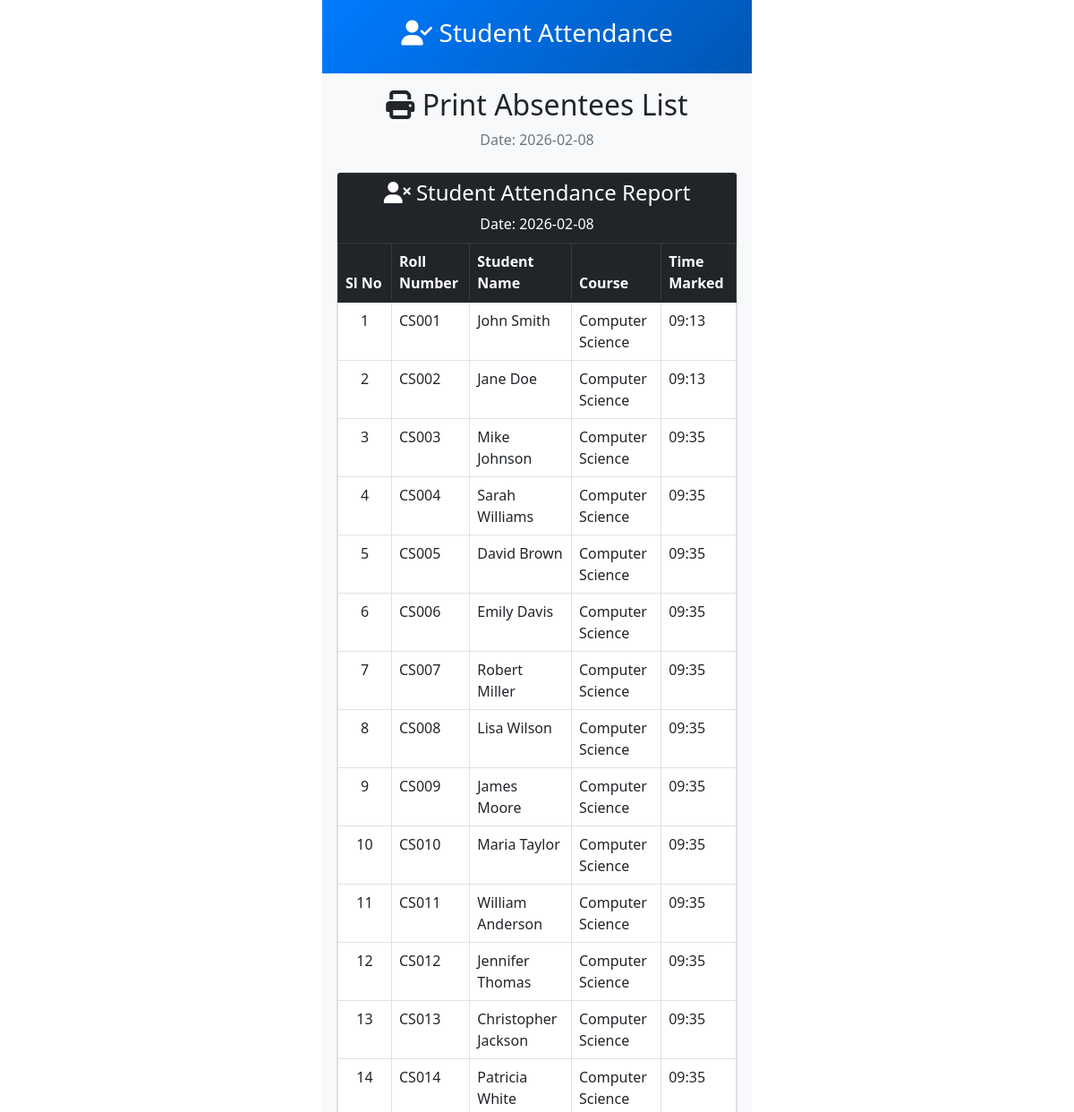
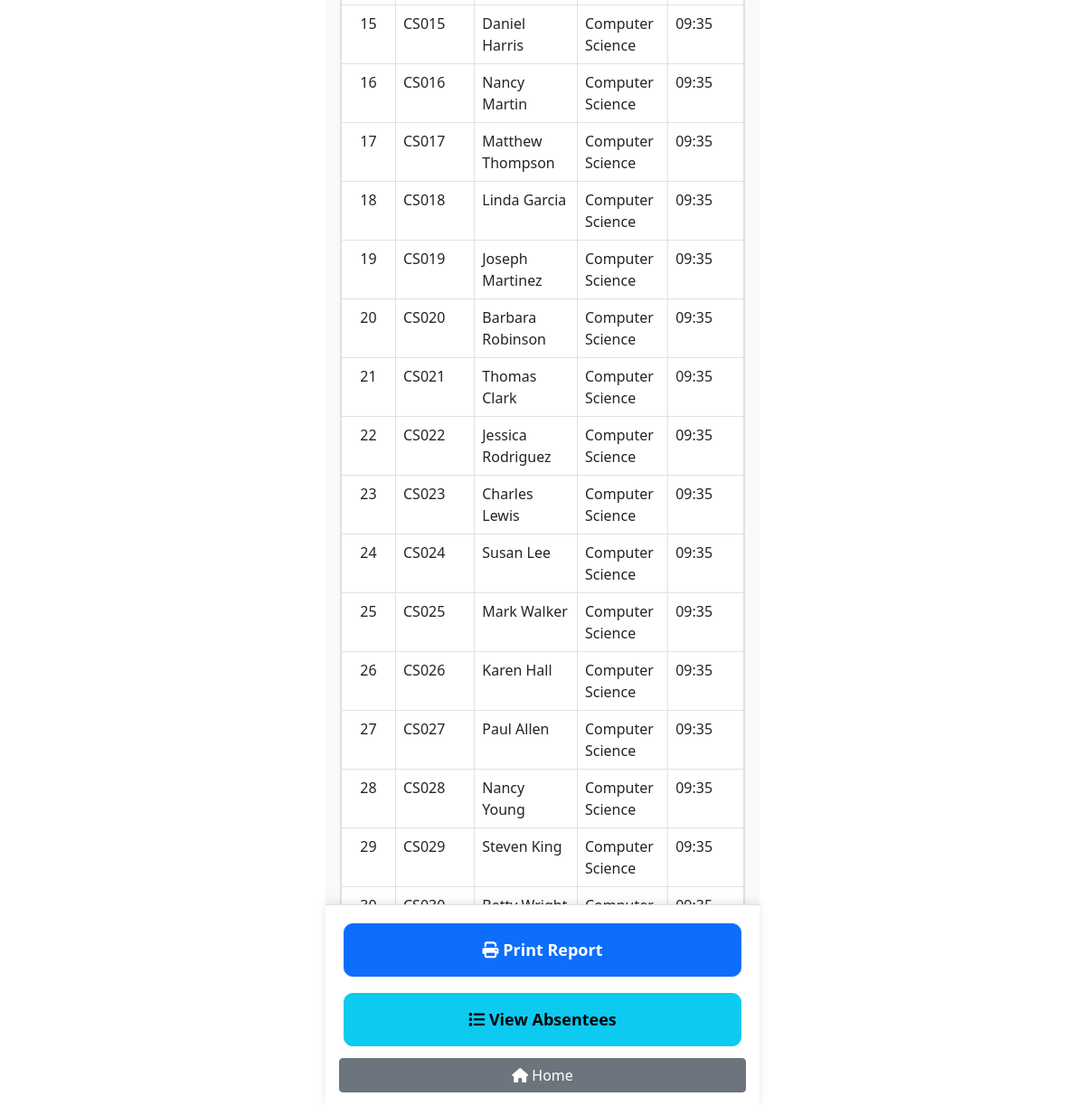
Screenshot of /print-absentees/ with the database file from the repository (2 pictures, top to bottom).
### attendance/models.py (models this page shows, shortened)
class Absence(models.Model):
    student = models.ForeignKey(Student, on_delete=models.CASCADE, related_name='absences')
    date_time = models.DateTimeField(default=timezone.now)
    class Meta:
        ordering = ['-date_time']

class Student(models.Model):
    student_name = models.CharField(max_length=100)
    roll_number = models.CharField(max_length=20, unique=True)
    course_name = models.CharField(max_length=100)
    created_at = models.DateTimeField(auto_now_add=True)
    class Meta:
        ordering = ['roll_number']

### attendance/views.py (the view)
# urls.py: path('print-absentees/', views.print_absentees, name='print_absentees'),
def print_absentees(request):
    today = timezone.now().date()
    absent_students = Absence.objects.filter(
        date_time__date=today
    ).select_related('student').order_by('student__roll_number')
    total_students = Student.objects.count()
    total_present = total_students - absent_students.count()
    attendance_percentage = round((total_present / total_students * 100) if total_students > 0 else 0, 2)
    return render(request, 'attendance/print_absentees.html', {
        'absent_students': absent_students,
        'date': today.strftime('%Y-%m-%d'),
        'total_absent': absent_students.count(),
        'total_present': total_present,
        'attendance_percentage': attendance_percentage
    })

### attendance/templates/attendance/print_absentees.html (shortened to what this page needs)
{% extends 'attendance/base.html' %}
{% block content %}
<div class="text-center mb-4 no-print">
    <h2><i class="fas fa-print"></i> Print Absentees List</h2>
    <p class="text-muted">Date: {{ date }}</p>
</div>
<div class="card">
    <div class="card-header bg-dark text-white">
        <h4 class="mb-0 text-center">
            <i class="fas fa-user-times"></i> Student Attendance Report
        </h4>
        <p class="mb-0 text-center mt-2">Date: {{ date }}</p>
    </div>
    <div class="card-body p-0">
        {% if absent_students %}
            <div class="table-responsive">
                <table class="table table-bordered mb-0">
                    <thead class="table-dark">
                        <tr>
                            <th style="width: 60px;">Sl No</th>
                            <th>Roll Number</th>
                            <th>Student Name</th>
                            <th>Course</th>
                            <th>Time Marked</th>
                        </tr>
                    </thead>
                    <tbody>
                        {% for absence in absent_students %}
                            <tr>
                                <td class="text-center">{{ forloop.counter }}</td>
                                <td>{{ absence.student.roll_number }}</td>
                                <td>{{ absence.student.student_name }}</td>
                                <td>{{ absence.student.course_name }}</td>
                                <td>{{ absence.date_time|time:"H:i" }}</td>
                            </tr>
                        {% endfor %}
                    </tbody>
                </table>
            </div>
            <div class="p-3 bg-light">
                <div class="row">
                    <div class="col-md-6">
                        <strong>Total Students Present:</strong>
                        <span class="text-success">{{ total_present }}</span>
                    </div>
                    <div class="col-md-6">
                        <strong>Total Students Absent:</strong>
                        <span class="text-danger">{{ total_absent }}</span>
                    </div>
                </div>
                <div class="row mt-2">
                    <div class="col-12">
                        <strong>Attendance Percentage:</strong>
                        <span class="text-info">{{ attendance_percentage }}%</span>
                    </div>
                </div>
            </div>
        {% else %}
            <div class="text-center py-5">
                <i class="fas fa-users text-success" style="font-size: 4rem;"></i>
                <h4 class="mt-3">All Students Present!</h4>
                <p class="text-muted">No absentees on {{ date }}</p>
            </div>
        {% endif %}
    </div>
</div>
<div class="mt-4 text-center">
    <small class="text-muted">
    </small>
</div>
{% endblock %}
{% block action_buttons %}
<div class="action-buttons no-print">
    <div class="d-grid gap-2">
        <button onclick="window.print()" class="btn btn-primary btn-action">
            <i class="fas fa-print"></i> Print Report
        </button>
        <a href="{% url 'absentees_list' %}" class="btn btn-info btn-action">
            <i class="fas fa-list"></i> View Absentees
        </a>
        <a href="{% url 'home' %}" class="btn btn-secondary">
            <i class="fas fa-home"></i> Home
        </a>
    </div>
</div>
{% endblock %}

### attendance/templates/attendance/base.html (style rules this page uses)
.action-buttons { position: fixed; bottom: 0; left: 50%; transform: translateX(-50%); width: 100%; max-width: 480px; background: white; padding: 15px; border-top: 1px solid #dee2e6; box-shadow: 0 -2px 10px rgba(0,0,0,0.1); }
.btn-action { padding: 15px; font-size: 18px; font-weight: bold; border-radius: 10px; margin: 5px; }

### rows the page displays
Absence: student.roll_number "CS001", student.student_name "John Smith", student.course_name "Computer Science", date_time "09:13"
Absence: student.roll_number "CS002", student.student_name "Jane Doe", student.course_name "Computer Science", date_time "09:13"
Absence: student.roll_number "CS003", student.student_name "Mike Johnson", student.course_name "Computer Science", date_time "09:35"
Absence: student.roll_number "CS004", student.student_name "Sarah Williams", student.course_name "Computer Science", date_time "09:35"
Absence: student.roll_number "CS005", student.student_name "David Brown", student.course_name "Computer Science", date_time "09:35"
Absence: student.roll_number "CS006", student.student_name "Emily Davis", student.course_name "Computer Science", date_time "09:35"
Absence: student.roll_number "CS007", student.student_name "Robert Miller", student.course_name "Computer Science", date_time "09:35"
Absence: student.roll_number "CS008", student.student_name "Lisa Wilson", student.course_name "Computer Science", date_time "09:35"
Absence: student.roll_number "CS009", student.student_name "James Moore", student.course_name "Computer Science", date_time "09:35"
Absence: student.roll_number "CS010", student.student_name "Maria Taylor", student.course_name "Computer Science", date_time "09:35"
Absence: student.roll_number "CS011", student.student_name "William Anderson", student.course_name "Computer Science", date_time "09:35"
Absence: student.roll_number "CS012", student.student_name "Jennifer Thomas", student.course_name "Computer Science", date_time "09:35"
Absence: student.roll_number "CS013", student.student_name "Christopher Jackson", student.course_name "Computer Science", date_time "09:35"
Absence: student.roll_number "CS014", student.student_name "Patricia White", student.course_name "Computer Science", date_time "09:35"
Absence: student.roll_number "CS015", student.student_name "Daniel Harris", student.course_name "Computer Science", date_time "09:35"
Absence: student.roll_number "CS016", student.student_name "Nancy Martin", student.course_name "Computer Science", date_time "09:35"
Absence: student.roll_number "CS017", student.student_name "Matthew Thompson", student.course_name "Computer Science", date_time "09:35"
Absence: student.roll_number "CS018", student.student_name "Linda Garcia", student.course_name "Computer Science", date_time "09:35"
Absence: student.roll_number "CS019", student.student_name "Joseph Martinez", student.course_name "Computer Science", date_time "09:35"
Absence: student.roll_number "CS020", student.student_name "Barbara Robinson", student.course_name "Computer Science", date_time "09:35"
Absence: student.roll_number "CS021", student.student_name "Thomas Clark", student.course_name "Computer Science", date_time "09:35"
Absence: student.roll_number "CS022", student.student_name "Jessica Rodriguez", student.course_name "Computer Science", date_time "09:35"
Absence: student.roll_number "CS023", student.student_name "Charles Lewis", student.course_name "Computer Science", date_time "09:35"
Absence: student.roll_number "CS024", student.student_name "Susan Lee", student.course_name "Computer Science", date_time "09:35"
Absence: student.roll_number "CS025", student.student_name "Mark Walker", student.course_name "Computer Science", date_time "09:35"
Absence: student.roll_number "CS026", student.student_name "Karen Hall", student.course_name "Computer Science", date_time "09:35"
Absence: student.roll_number "CS027", student.student_name "Paul Allen", student.course_name "Computer Science", date_time "09:35"
Absence: student.roll_number "CS028", student.student_name "Nancy Young", student.course_name "Computer Science", date_time "09:35"
Absence: student.roll_number "CS029", student.student_name "Steven King", student.course_name "Computer Science", date_time "09:35"
